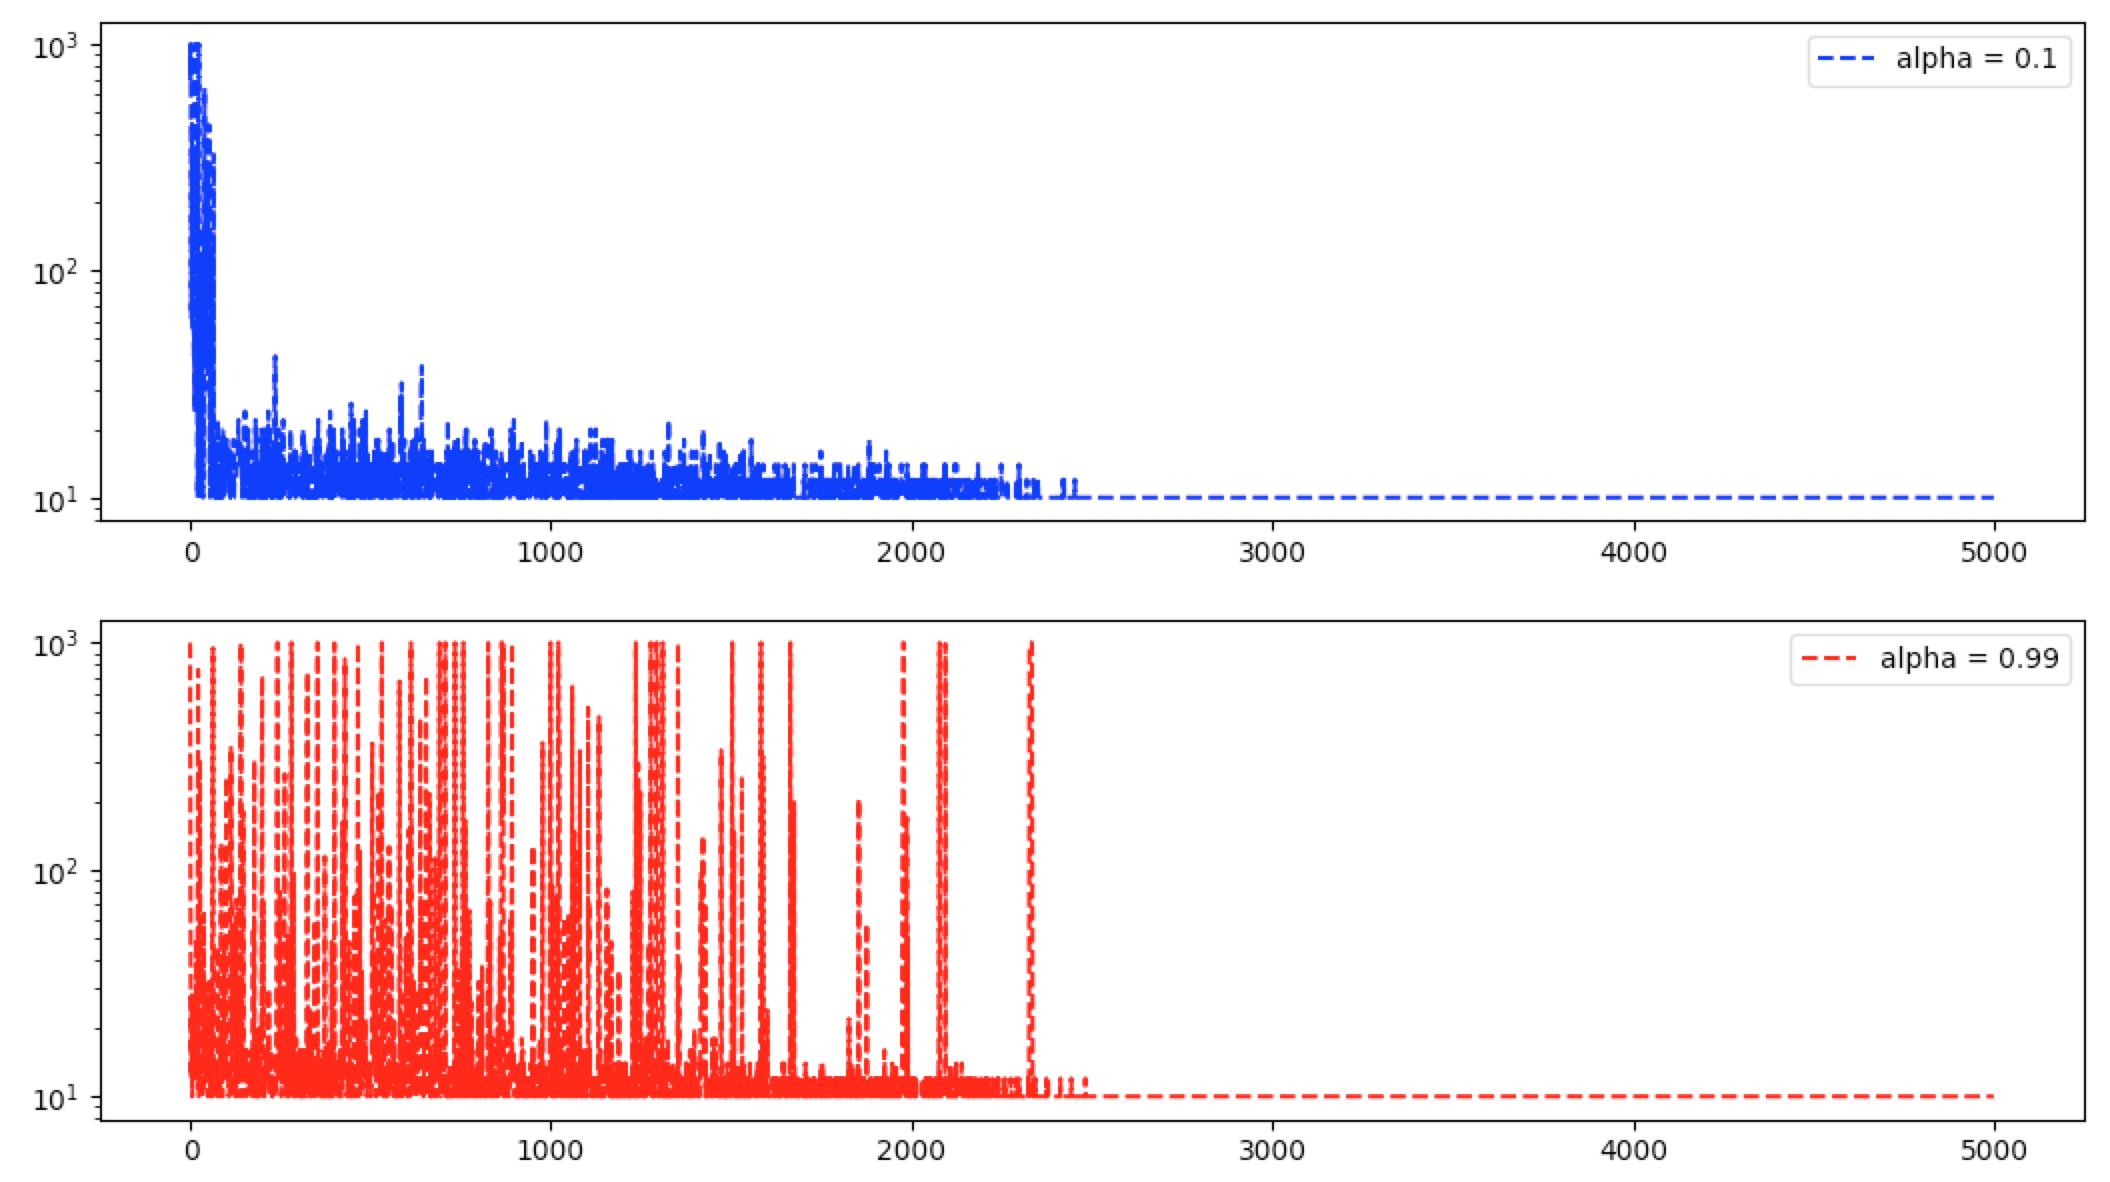

Recreate this plot in Python.
import os
import time
import matplotlib.pyplot as plt
from environment import Maze
from agent import Agent

__NUM_EPISODES = 5000
__EPSILON = 0.25
__ACTION_SPACE = {"U": (-1, 0), "D": (1, 0), "L": (0, -1), "R": (0, 1)}

def run_simulation(alpha, watch=False):
    maze = Maze(__ACTION_SPACE)
    robot = (
        Agent(
            __ACTION_SPACE,
            maze.allowed_states,
            alpha=alpha,
            epsilon=__EPSILON
        )
    )
    step_totals = []
    if watch:
        print("Starting simulation...")
        time.sleep(0.1)
    else:
        print("Beginning simulation with:")
        print(f"Robot <alpha: {robot.alpha}, epsilon: {robot.epsilon}>")
        print("Maze:")
        maze.print_maze()
        print("Starting episodes...")
    for i in range(__NUM_EPISODES):
        if i % 1000 == 0 and i > 0:
            print(f"{i} episodes completed...")
        while not maze.is_game_over():
            run_episode(maze, robot)
            if watch:
                print(f"Robot <alpha: {robot.alpha}, epsilon: {robot.epsilon}>")
                print(f"Episode {i}")
                maze.print_maze()
                print(f"Number of steps: {maze.num_steps}")
                time.sleep(0.020)
                os.system("clear")
        robot.learn()
        step_totals.append(maze.num_steps)
        # reset maze for next episode
        maze = Maze(__ACTION_SPACE)

    print("Simulation complete.")
    print("----------")
    return step_totals

def run_episode(maze, robot):
    state, _reward = maze.get_state_and_reward()
    action = robot.choose_action(state, maze.allowed_states[state])
    maze.update_maze(action)
    state, reward = maze.get_state_and_reward()
    robot.update_state_rewards(state, reward)
    maze.check_robot_learning()

if __name__ == "__main__":
    ALPHA_1 = 0.1
    STEP_TOTALS_1 = run_simulation(alpha=ALPHA_1, watch=False)
    ALPHA_2 = 0.99
    STEP_TOTALS_2 = run_simulation(alpha=ALPHA_2, watch=False)

    plt.subplot(211)
    plt.semilogy(STEP_TOTALS_1, "b--")
    plt.legend([f"alpha = {ALPHA_1}"])
    plt.subplot(212)
    plt.semilogy(STEP_TOTALS_2, "r--")
    plt.legend([f"alpha = {ALPHA_2}"])
    print("A python matplotlib window has opened.")
    print("Switch over to it, and quit there to terminate this script.")
    plt.show()
